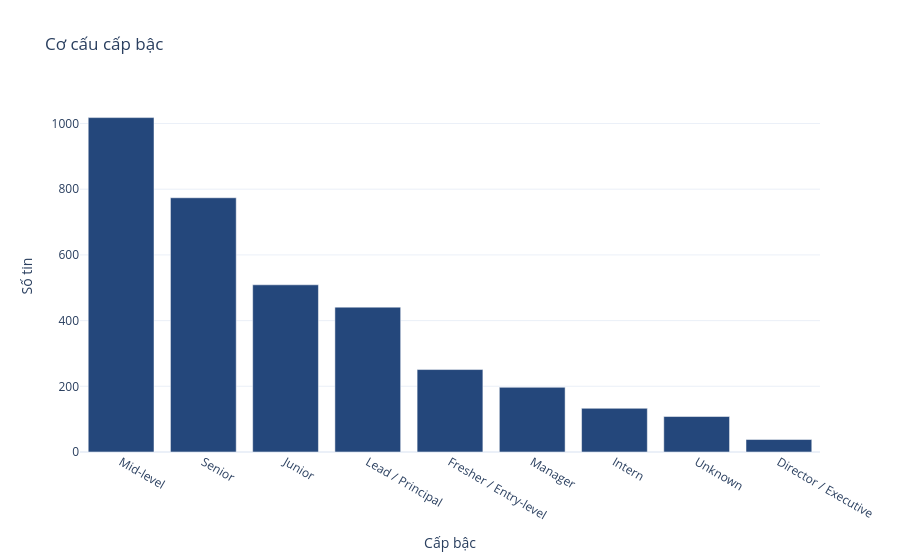
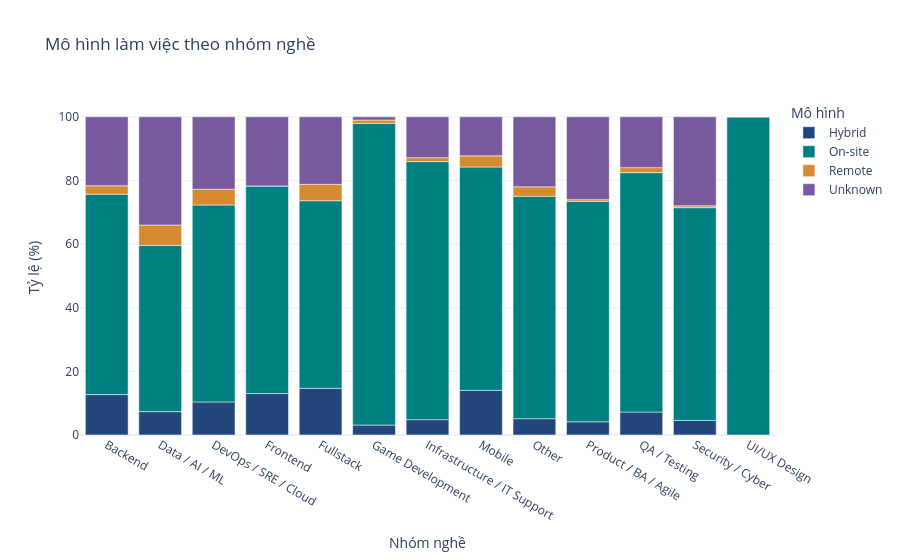

Notebook code cell kept with these figures, in order:
### Markdown cell above
## 5. Cấp bậc và mô hình làm việc
Mỗi tin có một nhãn cấp bậc chính; tin tuyển nhiều cấp bậc có thể bị giản lược ở dữ liệu nguồn. Tỷ lệ Remote bên dưới dùng toàn bộ tin làm mẫu số, giữ Unknown.

### Code cell
levels = df.seniority.value_counts().rename_axis('Cấp bậc').reset_index(name='Số tin')
px.bar(levels, x='Cấp bậc', y='Số tin', title='Cơ cấu cấp bậc').show()
work = pd.crosstab(df.role, df.work_model, normalize='index').mul(100).reset_index().melt(id_vars='role', var_name='Mô hình', value_name='Tỷ lệ (%)')
px.bar(work, x='role', y='Tỷ lệ (%)', color='Mô hình', labels={'role':'Nhóm nghề'}, title='Mô hình làm việc theo nhóm nghề').show()
remote = df.work_model.eq('Remote').sum()
known = df.work_model.ne('Unknown').sum()
display(Markdown(f"Remote: **{remote/len(df):.1%}** toàn mẫu; **{remote/known:.1%}** trong các tin biết mô hình. Hai tỷ lệ có mẫu số khác nhau."))

### Figure 1 — Plotly figure (JSON) as saved in the notebook; plotly's stock layout.template omitted (floating-point values rounded to 4 significant figures)
{"data": [{"hovertemplate": "Cấp bậc=%{x}<br>Số tin=%{y}<extra></extra>", "legendgroup": "", "marker": {"color": "#24477B", "pattern": {"shape": ""}}, "name": "", "orientation": "v", "showlegend": false, "textposition": "auto", "type": "bar", "x": ["Mid-level", "Senior", "Junior", "Lead / Principal", "Fresher / Entry-level", "Manager", "Intern", "Unknown", "Director / Executive"], "xaxis": "x", "y": [1018, 774, 509, 441, 251, 197, 133, 108, 38], "yaxis": "y"}], "layout": {"barmode": "relative", "legend": {"tracegroupgap": 0}, "title": {"text": "Cơ cấu cấp bậc"}, "xaxis": {"anchor": "y", "domain": [0.0, 1.0], "title": {"text": "Cấp bậc"}}, "yaxis": {"anchor": "x", "domain": [0.0, 1.0], "title": {"text": "Số tin"}}}}

### Figure 2 — Plotly figure (JSON) as saved in the notebook; plotly's stock layout.template omitted (floating-point values rounded to 4 significant figures)
{"data": [{"hovertemplate": "Mô hình=Hybrid<br>Nhóm nghề=%{x}<br>Tỷ lệ (%)=%{y}<extra></extra>", "legendgroup": "Hybrid", "marker": {"color": "#24477B", "pattern": {"shape": ""}}, "name": "Hybrid", "orientation": "v", "showlegend": true, "textposition": "auto", "type": "bar", "x": ["Backend", "Data / AI / ML", "DevOps / SRE / Cloud", "Frontend", "Fullstack", "Game Development", "Infrastructure / IT Support", "Mobile", "Other", "Product / BA / Agile", "QA / Testing", "Security / Cyber", "UI/UX Design"], "xaxis": "x", "y": [12.7, 7.348, 10.4, 13.04, 14.65, 3.125, 4.829, 14.04, 5.132, 4.167, 7.21, 4.571, 0.0], "yaxis": "y"}, {"hovertemplate": "Mô hình=On-site<br>Nhóm nghề=%{x}<br>Tỷ lệ (%)=%{y}<extra></extra>", "legendgroup": "On-site", "marker": {"color": "#007F80", "pattern": {"shape": ""}}, "name": "On-site", "orientation": "v", "showlegend": true, "textposition": "auto", "type": "bar", "x": ["Backend", "Data / AI / ML", "DevOps / SRE / Cloud", "Frontend", "Fullstack", "Game Development", "Infrastructure / IT Support", "Mobile", "Other", "Product / BA / Agile", "QA / Testing", "Security / Cyber", "UI/UX Design"], "xaxis": "x", "y": [62.96, 52.24, 61.88, 65.22, 58.97, 94.79, 81.09, 70.18, 69.87, 69.27, 75.24, 66.86, 100.0], "yaxis": "y"}, {"hovertemplate": "Mô hình=Remote<br>Nhóm nghề=%{x}<br>Tỷ lệ (%)=%{y}<extra></extra>", "legendgroup": "Remote", "marker": {"color": "#D58A2F", "pattern": {"shape": ""}}, "name": "Remote", "orientation": "v", "showlegend": true, "textposition": "auto", "type": "bar", "x": ["Backend", "Data / AI / ML", "DevOps / SRE / Cloud", "Frontend", "Fullstack", "Game Development", "Infrastructure / IT Support", "Mobile", "Other", "Product / BA / Agile", "QA / Testing", "Security / Cyber", "UI/UX Design"], "xaxis": "x", "y": [2.646, 6.39, 4.95, 0.0, 5.128, 1.042, 1.207, 3.509, 2.98, 0.5208, 1.567, 0.5714, 0.0], "yaxis": "y"}, {"hovertemplate": "Mô hình=Unknown<br>Nhóm nghề=%{x}<br>Tỷ lệ (%)=%{y}<extra></extra>", "legendgroup": "Unknown", "marker": {"color": "#775A9E", "pattern": {"shape": ""}}, "name": "Unknown", "orientation": "v", "showlegend": true, "textposition": "auto", "type": "bar", "x": ["Backend", "Data / AI / ML", "DevOps / SRE / Cloud", "Frontend", "Fullstack", "Game Development", "Infrastructure / IT Support", "Mobile", "Other", "Product / BA / Agile", "QA / Testing", "Security / Cyber", "UI/UX Design"], "xaxis": "x", "y": [21.69, 34.03, 22.77, 21.74, 21.25, 1.042, 12.88, 12.28, 22.02, 26.04, 15.99, 28.0, 0.0], "yaxis": "y"}], "layout": {"barmode": "relative", "legend": {"title": {"text": "Mô hình"}, "tracegroupgap": 0}, "title": {"text": "Mô hình làm việc theo nhóm nghề"}, "xaxis": {"anchor": "y", "domain": [0.0, 1.0], "title": {"text": "Nhóm nghề"}}, "yaxis": {"anchor": "x", "domain": [0.0, 1.0], "title": {"text": "Tỷ lệ (%)"}}}}
